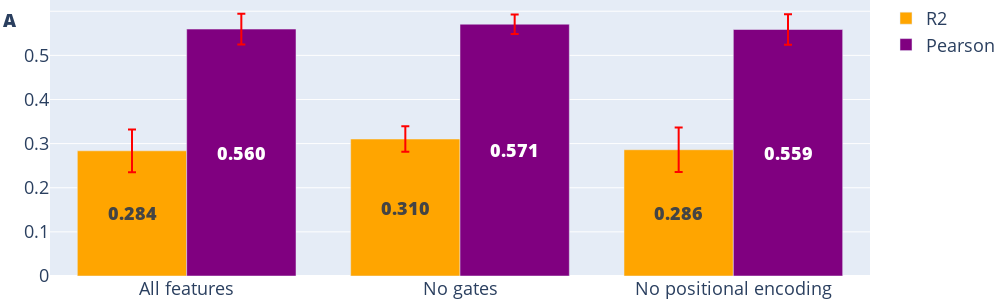

This figure's notebook cell:
### Code cell
# combine all results into one:

# all features:
full_features = pandas.read_csv("../data/csv/inferences_full_features.csv")
full_features.name = full_features.name.apply(lambda x: x + "_full_features")

full_features_conditioned_bs = pandas.read_csv("../data/csv/inferences_conditioned_bs_full_features.csv")
full_features_conditioned_bs.name = full_features.name.apply(lambda x: x + "_conditioned_bs_full_features")

# no gates
no_gates = pandas.read_csv("../data/csv/inferences_no_gates.csv")
no_gates.name = no_gates.name.apply(lambda x: x + "_no_gates")

no_gates_conditioned_bs = pandas.read_csv("../data/csv/inferences_conditioned_bs_no_gates.csv")
no_gates_conditioned_bs.name = no_gates.name.apply(lambda x: x + "_conditioned_bs_no_gates")

# no seqid
no_seqid = pandas.read_csv("../data/csv/inferences_no_seqid.csv")
no_seqid.name = no_seqid.name.apply(lambda x: x + "_no_seqid")

no_seqid_conditioned_bs = pandas.read_csv("../data/csv/inferences_conditioned_bs_no_seqid.csv")
no_seqid_conditioned_bs.name = no_seqid.name.apply(lambda x: x + "_conditioned_bs_no_seqid")

combined_inferences = pandas.concat([
    full_features, full_features_conditioned_bs,
    no_gates, no_gates_conditioned_bs,
    no_seqid, no_seqid_conditioned_bs
])
test_metrics = combined_inferences.loc[
    (combined_inferences.name.str.contains("conditioned_bs_test")) &
    (~combined_inferences.name.str.contains("_train"))
    ]
grouped = test_metrics.groupby(["name"], as_index=False).agg(
    r2_mean=pandas.NamedAgg(column="r2", aggfunc="mean"),
    r2_std=pandas.NamedAgg(column="r2", aggfunc="std"),
    p_mean=pandas.NamedAgg(column="pearson", aggfunc="mean"), 
    p_std=pandas.NamedAgg(column="pearson", aggfunc="std"),
    mse_mean=pandas.NamedAgg(column="mse", aggfunc="mean"), 
    mse_std=pandas.NamedAgg(column="mse", aggfunc="std")
)
# compute statistics:
plot_order = [
    grouped[grouped.name == "conditioned_bs_test_full_features"].index[0],
    grouped[grouped.name == "conditioned_bs_test_no_gates"].index[0],
    grouped[grouped.name == "conditioned_bs_test_no_seqid"].index[0],
]
# plot
labels = {
    "conditioned_bs_test_full_features": "All features",
    "conditioned_bs_test_no_gates": "No gates",
    "conditioned_bs_test_no_seqid": "No positional encoding",
}
grouped = grouped.reindex(plot_order)
model_r2 = {group: state.r2.values for group, state in test_metrics.groupby("name") if group in labels.keys()}
ref_sample = model_r2.pop("conditioned_bs_test_full_features")
p_values = {}
significances = {}
for model, r2 in model_r2.items():
    _, p_value = stats.ttest_rel(ref_sample, r2)
    p_values[model] = p_value
    if p_value < 0.001:
        significances[model] = "***"
    elif p_value < 0.01:
        significances[model] = "**"
    elif p_value < 0.05:
        significances[model] = "*"


# plot conditioned_bs in different feature sets:
fig = go.Figure(data=[
    go.Bar(
        name="R2", x=grouped.name.values, y=grouped.r2_mean.values, 
        error_y={
            "type":"data",
            "array": grouped.r2_std.values,
            "visible": True,
            "color": "red"
        },
        text = [f"{t:.3f}" for t in grouped.r2_mean.values],
        textfont=dict(weight=900),
        marker_color="orange"
    ),
    go.Bar(
        name="Pearson", x=grouped.name.values, y=grouped.p_mean.values, 
        text = [f"{t:.3f}" for t in grouped.p_mean.values],
        error_y={
            "type":"data",
            "array": grouped.p_std.values,
            "visible": True,
            "color": "red"
        },
        textfont=dict(weight=900),
        marker_color="purple"
    )
])
for model, significance in significances.items():
    fig.add_annotation(
        x=model,
        y=0.6,
        text=significance,
        showarrow=False,
        font={"size":25, "color": "red"},
        yref="y"
    )
fig.add_annotation(
    x=-0.06,
    y=.98,
    showarrow=False,
    yref="paper",
    xref="paper",
    text="A",
    align="center",
    font={"weight": 800, "size":18}
)
fig.update_layout(
    width=1000, height=300, 
    margin=dict(t=0, l=50, r=0, b=0),
    legend={
        "font": {"size": 18}
    },
    uniformtext_minsize=18, uniformtext_mode="hide",
)
fig.update_xaxes(labelalias=labels, tickfont=dict(size=18))
fig.update_yaxes(tickfont=dict(size=18))
fig.update_traces(textposition="inside", insidetextanchor="middle")
fig.write_image("../figures/conditioned_bs_comparison.png", width=1000, height=300)
fig.show()

### Figure 1 — Plotly figure (JSON) as saved in the notebook; plotly's stock layout.template omitted (floating-point values rounded to 4 significant figures)
{"data": [{"error_y": {"array": [0.04847, 0.02907, 0.05055], "color": "red", "type": "data", "visible": true}, "insidetextanchor": "middle", "marker": {"color": "orange"}, "name": "R2", "text": ["0.284", "0.310", "0.286"], "textfont": {"weight": 900}, "textposition": "inside", "type": "bar", "x": ["conditioned_bs_test_full_features", "conditioned_bs_test_no_gates", "conditioned_bs_test_no_seqid"], "y": [0.2837, 0.3104, 0.2861]}, {"error_y": {"array": [0.03465, 0.022, 0.03468], "color": "red", "type": "data", "visible": true}, "insidetextanchor": "middle", "marker": {"color": "purple"}, "name": "Pearson", "text": ["0.560", "0.571", "0.559"], "textfont": {"weight": 900}, "textposition": "inside", "type": "bar", "x": ["conditioned_bs_test_full_features", "conditioned_bs_test_no_gates", "conditioned_bs_test_no_seqid"], "y": [0.5596, 0.5706, 0.5586]}], "layout": {"annotations": [{"align": "center", "font": {"size": 18, "weight": 800}, "showarrow": false, "text": "A", "x": -0.06, "xref": "paper", "y": 0.98, "yref": "paper"}], "height": 300, "legend": {"font": {"size": 18}}, "margin": {"b": 0, "l": 50, "r": 0, "t": 0}, "uniformtext": {"minsize": 18, "mode": "hide"}, "width": 1000, "xaxis": {"labelalias": {"conditioned_bs_test_full_features": "All features", "conditioned_bs_test_no_gates": "No gates", "conditioned_bs_test_no_seqid": "No positional encoding"}, "tickfont": {"size": 18}}, "yaxis": {"tickfont": {"size": 18}}}}
